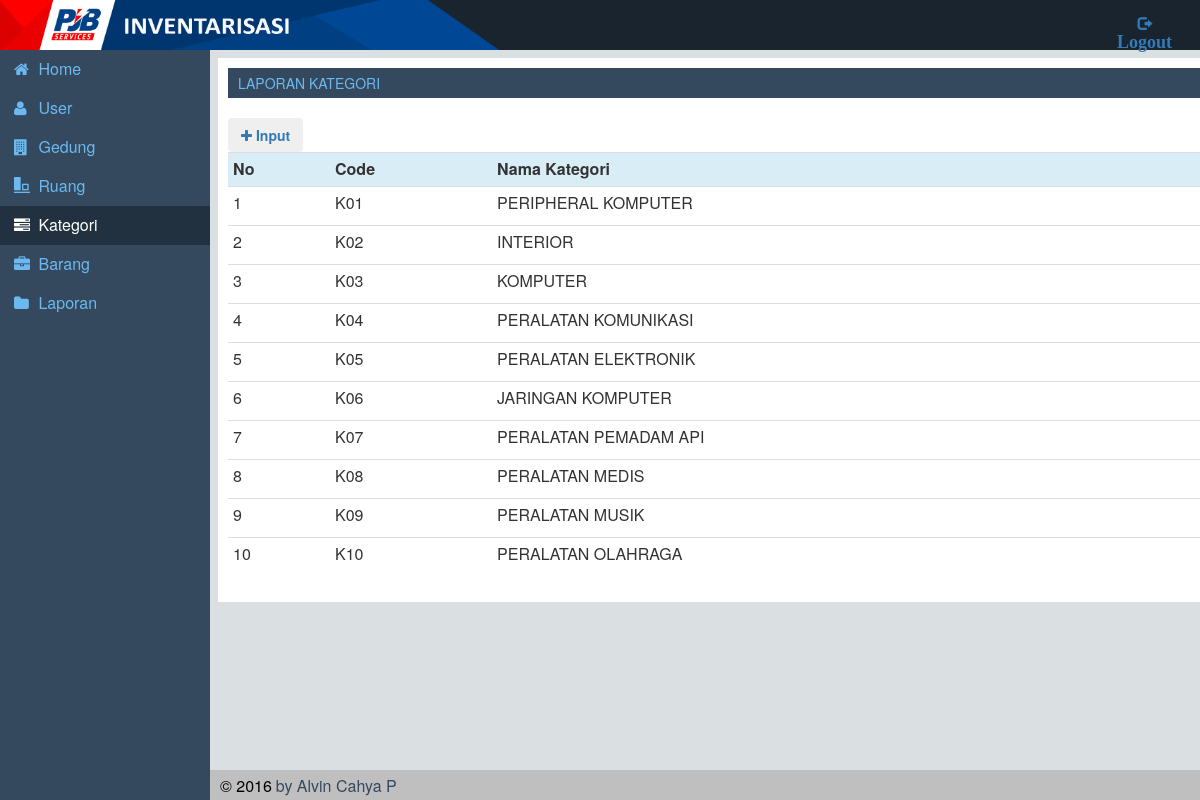
The page /kategori.php on the database its author committed.
### tables this page shows
CREATE TABLE `kategori` (
  `no` int(4) NOT NULL,
  `code` varchar(6) NOT NULL,
  `nm_kategori` text NOT NULL
);

### kategori.php (the view, shortened to what this page needs)
<html>
<head>
<link rel="stylesheet" type="text/css" href="css/stile.css">
<link href="css/bootstrap.min.css" rel="stylesheet">
<link rel="stylesheet" type="text/css" href="css/bootstrap.css">
<link rel="stylesheet" href="css/font-awesome.min.css">
</head>
<body>
<div>
<kotak>
<sekel>
<font face="Calibri (Body)" color="000000" size="3pt" align="left">&copy; 2016</font>
<font face="Calibri (Body)" color="34495E" size="3pt" align="left">by Alvin Cahya P</font>
</sekel>
<nav>
<ul>
	<li><a href="home.php"><font face="Calibri (Body)" size="3pt"><span class="fa fa-home icon"></span> Home </font></a></li>
	<li><a href="user.php"><font face="Calibri (Body)" size="3pt"><span class="fa fa-user icon"></span> User </font></a></li>
	<li><a href="gedung.php"><font face="Calibri (Body)" size="3pt"><span class="fa fa-building icon"></span> Gedung </font></a></li>
	<li><a href="ruang.php"><font face="Calibri (Body)" size="3pt"><span class="glyphicon glyphicon-object-align-bottom icon"></span> Ruang </font></a></li>
	<li class="active"><a href="kategori.php"><font face="Calibri (Body)" color="ffffff" size="3pt"><span class="fa fa-tasks icon"></span> Kategori </font></a></li>
	<li><a href="barang.php"><font face="Calibri (Body)" size="3pt"><span class="fa fa-briefcase icon"></span> Barang </font></a></li>
	<li><a href="laporan.php"><font face="Calibri (Body)" size="3pt"><span class="fa fa-folder icon"></span> Laporan </font></a></li>
</ul>
</nav>
<div>
	<ndas>
		<img src="gambar/head.png" height="50" width="500"></img>
		<div>
	 	<out>
	 	<a href="php/logout.php"><center>
	 	<span class="glyphicon glyphicon-log-out">
	 	<font face="calibri (Body)" size="4">
	 	<b>Logout</b>
	 	</font>
	 	</span>
	 	</a></center>
	 	</out>
	 </div>
	</ndas>
</div>
<awak>
<judul>
	<font color="6bb9f0"> LAPORAN KATEGORI </font>
</judul><br><br>
<a href="inkategori.php"><button class="btn button"><span class="fa fa-plus"></span><b> Input</b></button></a>
<br>
<br style="margin-bottom: 20px;">
<div class="table-responsive table-scroll1">
<table class="table table-condensed">
	<?php
	include "php/login.php"
	?>
	<font face="calibri (Body)">
	<tr class="info">
	<td><b>No</b></td>
	<td><b>Code</b></td>
	<td><b>Nama Kategori</b></td>
	<td><b>Edit</b></td>
	</tr>
	</font>
	<?php
	$view = "SELECT * FROM kategori";
	$viewquery = mysqli_query($login, $view);
	while($jadi = mysqli_fetch_array($viewquery))
	{
	?>
		<tr>
		<td><?php echo $jadi['no']?></td>
		<td><?php echo $jadi['code']?></td>
		<td><?php echo $jadi['nm_kategori']?></td>
		<td><a href="edtkategori.php?no=<?php echo $jadi['no'];?>"><button class="btn btn-primary"><span class="fa fa-edit"></span></button></label></a></td>
		</tr>
	<?php
	}
	?>
</table>
</div>
</awak>
</kotak>
</div>
</html>

### css/stile.css (style rules this page uses)
* { margin: 0; padding: 0; }
ndas { position: absolute; top: 0; width : 100%; height: 50; background-color: #19242e; }
out { position: absolute; top: 0; right: 0; background-color: #19242e; width: 111; height: 50; padding: 15; }
kotak { position: absolute; width: 100%; height: 100%; background-color: #DADFE1; }
nav { position: relative; width : 210; height: 100%; background-color: #34495e; color: #ffffff; padding-top: 50; }
nav .icon { padding-right: 5; }
nav li a { color: #6BB9F0; }
ul { list-style-type: none; margin: 0; padding: 0; background-color: #34495e; }
li a { display: block; color: #000; padding: 8px 14px; text-decoration: none; }
.active { background-color: #22313F; color: white; }
judul { position: absolute; left: 10; top: 10; width: 1120; height: 30; background-color: #34495e; padding-left: 10; padding-top: 5; }
.button { width: auto; height: auto; }
.icon { width: 20; height: 20; }
awak { position: absolute; top: 50; left: 210; width : 1140; height: auto; background-color: #FFFFFF; padding-top: 20; padding-bottom: 20; padding-left: 10; padding-right: 10; margin: 8; }
.table-scroll1 { width: 1150px; height: 450px; overflow-y:scroll; margin:-20px; padding-left: 20px; }
sekel { position: absolute; bottom: 0; width : 100%; height: 30; background-color: #BFBFBF; padding-top:5; padding-left: 220; padding-right: 10; }

### rows shown on the page
kategori: no "1", code "K01", nm_kategori "PERIPHERAL KOMPUTER"
kategori: no "2", code "K02", nm_kategori "INTERIOR"
kategori: no "3", code "K03", nm_kategori "KOMPUTER"
kategori: no "4", code "K04", nm_kategori "PERALATAN KOMUNIKASI"
kategori: no "5", code "K05", nm_kategori "PERALATAN ELEKTRONIK"
kategori: no "6", code "K06", nm_kategori "JARINGAN KOMPUTER"
kategori: no "7", code "K07", nm_kategori "PERALATAN PEMADAM API"
kategori: no "8", code "K08", nm_kategori "PERALATAN MEDIS"
kategori: no "9", code "K09", nm_kategori "PERALATAN MUSIK"
kategori: no "10", code "K10", nm_kategori "PERALATAN OLAHRAGA"
